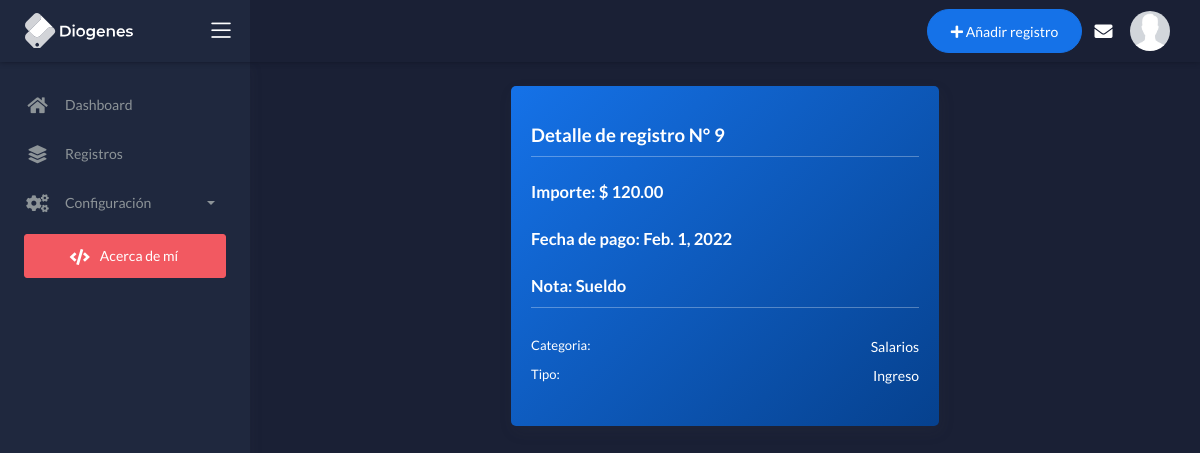
Screenshot of /registro/9 (signed in) with the database file from the repository.
### apps/finanzas/models.py (models this page shows, shortened)
class Registros (models.Model):
    class Tiporegistro (models.TextChoices):
        GASTO = 'GAST', _('Gasto')
        INGRESO ='INGR', _('Ingreso')
        TRANSFERENCIA = 'TRAN', _('Transferencia')
    tipo_de_registro = models.CharField(max_length=4, choices=Tiporegistro.choices, default=Tiporegistro.GASTO)
    importe = models.DecimalField(max_digits=15,  decimal_places=2, validators=[MinValueValidator(Decimal('0.01'))])
    nota = models.CharField(max_length=100, blank=True, null=True)
    fecha_de_pago = models.DateField(default=date.today)
    categoria = models.ForeignKey("Categorias", on_delete=models.SET_NULL, null=True)
    cuenta = models.ForeignKey('Cuenta', on_delete=models.SET_NULL, null=True)
    forma_de_pago = models.ForeignKey('Forma_de_pago', on_delete=models.CASCADE, null=True, blank=True)
    class Meta:
        verbose_name_plural = "Registros"

class Categorias (MPTTModel):
    nombre = models.CharField(max_length=30)
    descripcion = models.CharField(max_length=100, null=True, blank=TRUE)
    parent = TreeForeignKey ('self', on_delete=models.CASCADE, related_name='children', null=True, blank=True, related_query_name='subcategoria')
    class Tipodecategoria (models.TextChoices):
        FIJO ='F', _('Gasto Fijo(Obligatorio)')
        NECESIDAD = 'N', _('Gasto Necesario(Sobrevivencia)')
        PRESCINDIBLE = 'P',_('Gasto Prescindible(Lujo)')
        INGRESO = 'I',_('Ingreso de dinero')
        PADRE = 'C',_('Categoria Padre (admin)')
    tipo_de_categoria = models.CharField(max_length=1, choices=Tipodecategoria.choices, default=Tipodecategoria.FIJO)
    class MPTTMeta:
        order_insertion_by=['nombre']
    class Meta:
        verbose_name_plural = "Categorias"

### apps/finanzas/views.py (the view)
# urls.py: path('registro/<pk>', views.RegistroDetalle.as_view(), name='registro_detalle'),
class RegistroDetalle(LoginRequiredMixin,DetailView):
    model = Registros
    template_name = 'finanzas/registro_detalle.html'

### apps/templates/finanzas/registro_detalle.html (shortened to what this page needs)
{% extends "layouts/base.html" %}
{% block content %}
<div class="content">
    <div class="page-inner">
        <div class="row">
            <div class="col-md-6 ml-auto mr-auto">
                <div class="card card-primary bg-primary-gradient">
                    <div class="card-body">
                        <h3 class="mt-3 b-b1 pb-2 mb-4 fw-bold">Detalle de registro N° {{object.pk}}</h3>
                        <h4 class="mb-4 fw-bold">Importe: $ {{object.importe}}</h4>
                        <h4 class="mt-4 fw-bold">Fecha de pago: {{object.fecha_de_pago}}</h4>
                        <h4 class="mt-4 b-b1 pb-2 mb-4 fw-bold">Nota: {{object.nota}}</h4>
                        <ul class="list-unstyled">
                            <li class="d-flex justify-content-between pb-1 pt-1"><small>Categoria:  </small> <span>{{object.categoria}}</span></li>
                            <li class="d-flex justify-content-between pb-1 pt-1"><small>Tipo: </small><span>{{object.get_tipo_de_registro_display}}</span> </li>
                        </ul>
                    </div>
                </div>
            </div>
        </div>
    </div>
</div>
{% endblock content %}

### rows the page displays
Registros: pk "9", importe "120.00", fecha_de_pago "Feb. 1, 2022", nota "Sueldo", categoria "Salarios", tipo_de_registro "Ingreso"
